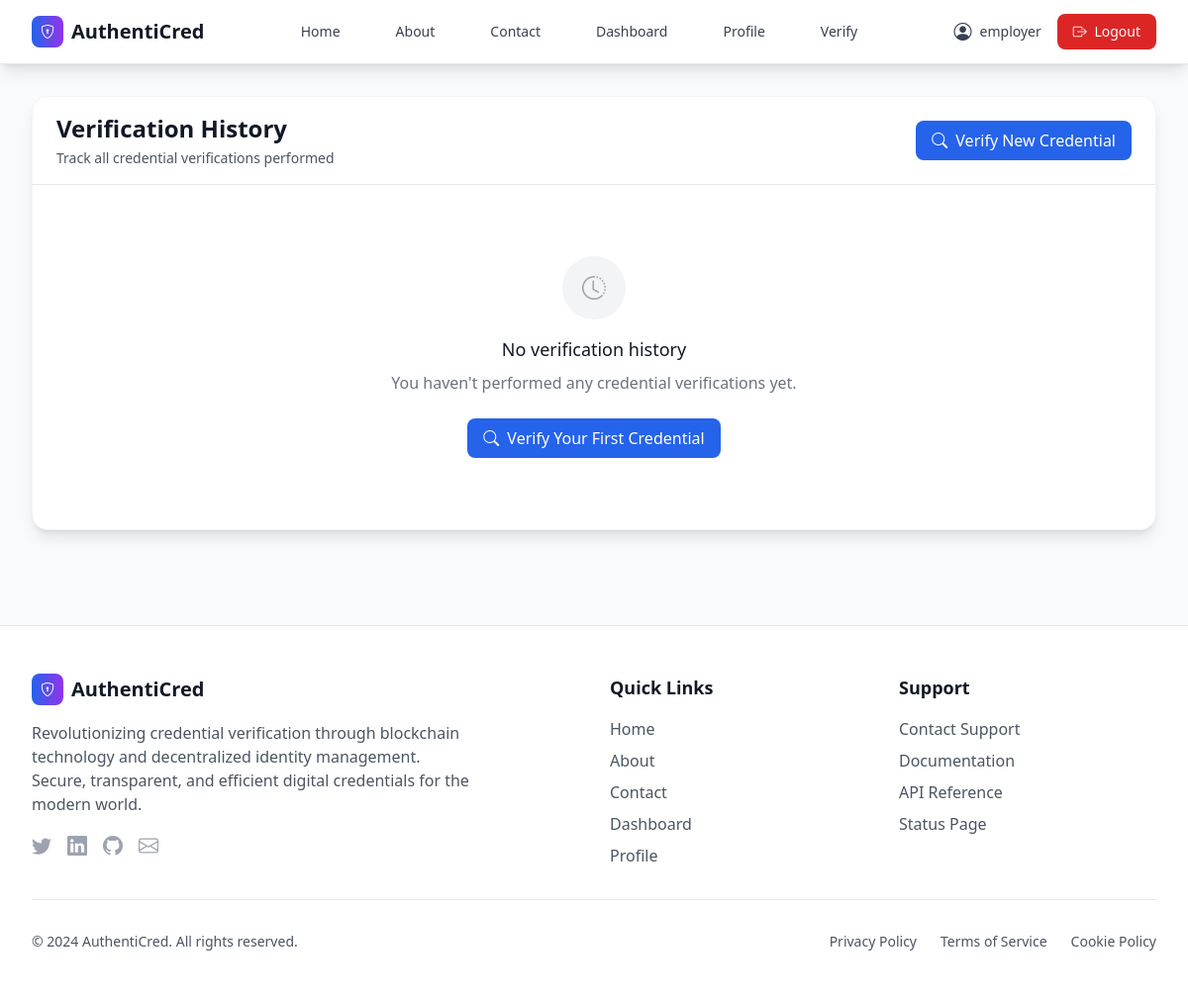
Page /credentials/verification-history/ (signed in) on the earlier database version.
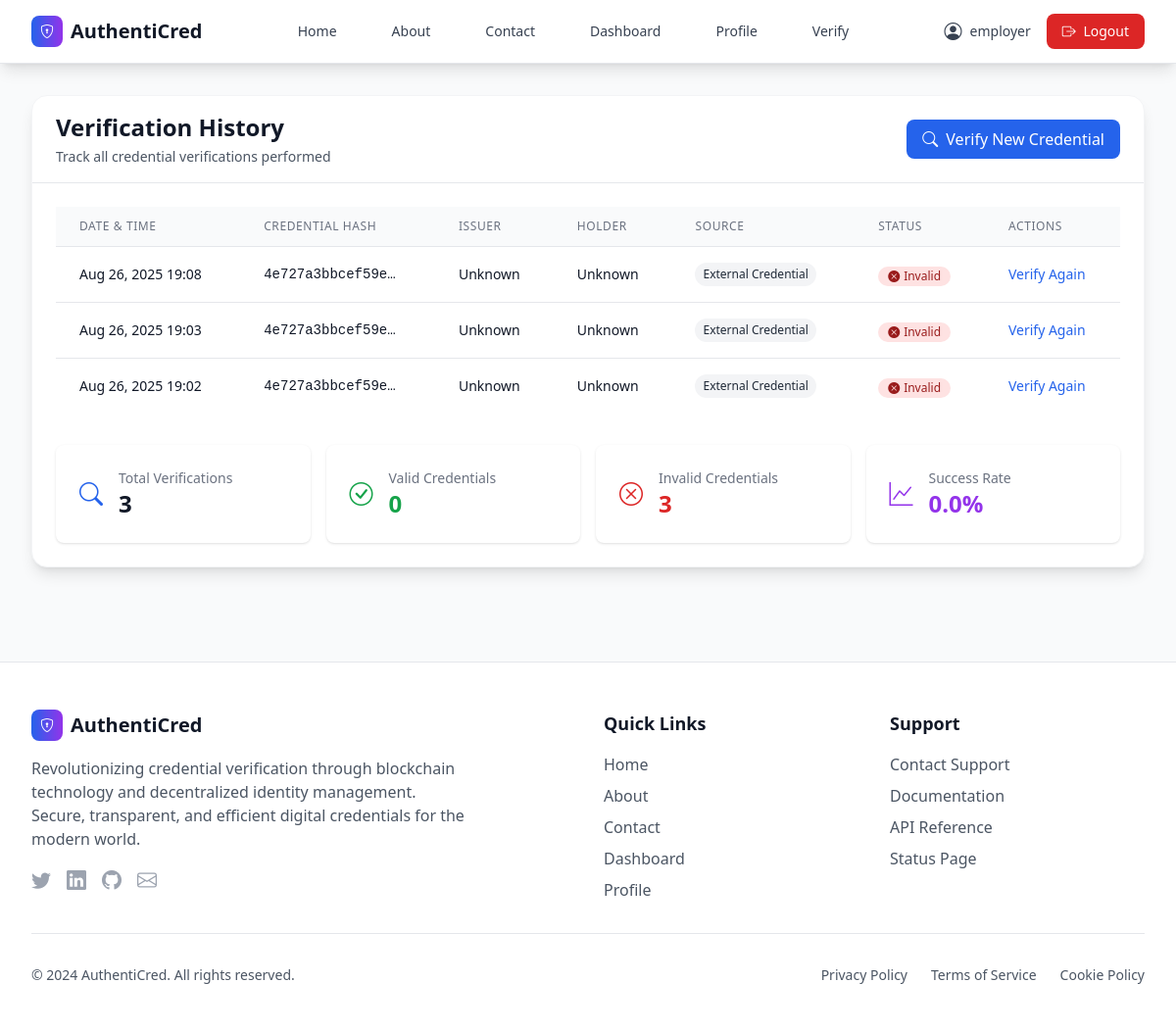
Same page on the later database version.
### credentials/models.py (models this page shows, shortened)
class VerificationRecord(models.Model):
    id = models.UUIDField(primary_key=True, default=uuid.uuid4, editable=False)
    verifier = models.ForeignKey('users.User', on_delete=models.CASCADE, related_name='verifications_performed')
    credential_hash = models.CharField(max_length=64, help_text="64-character hex hash of the credential")
    credential = models.ForeignKey(Credential, on_delete=models.SET_NULL, null=True, blank=True, related_name='verification_records')
    verification_date = models.DateTimeField(default=timezone.now)
    is_valid = models.BooleanField(default=False)
    verification_details = models.JSONField(default=dict, help_text="Detailed verification results")
    source = models.CharField(max_length=20, choices=[
        ('INTERNAL', 'Internal Database'),
        ('EXTERNAL', 'External Credential'),
    ], default='INTERNAL')
    class Meta:
        ordering = ['-verification_date']
        indexes = [
            models.Index(fields=['verifier', '-verification_date']),
            models.Index(fields=['credential_hash']),
        ]
    @property
    def issuer_name(self):
        if self.credential and self.credential.issuer:
            return self.credential.issuer.get_full_name() or self.credential.issuer.username
        return "Unknown"
    @property
    def holder_name(self):
        if self.credential and self.credential.holder:
            return self.credential.holder.get_full_name() or self.credential.holder.username
        return "Unknown"

### credentials/views.py (the view)
# urls.py: path('verification-history/', views.verification_history, name='verification_history'),
@login_required
def verification_history(request):
    if not request.user.is_verifier():
        messages.error(request, "Only verifiers can access verification history")
        return redirect('dashboard')
    verifications = VerificationRecord.objects.filter(verifier=request.user).select_related('credential').order_by('-verification_date')
    total_verifications = verifications.count()
    valid_verifications = verifications.filter(is_valid=True).count()
    invalid_verifications = verifications.filter(is_valid=False).count()
    success_rate = (valid_verifications / total_verifications * 100) if total_verifications > 0 else 0
    return render(request, 'credentials/verification_history.html', {
        'verifications': verifications,
        'total_verifications': total_verifications,
        'valid_verifications': valid_verifications,
        'invalid_verifications': invalid_verifications,
        'success_rate': round(success_rate, 1)
    })

### users/models.py (called while the page is built)
    def is_issuer(self):
        return self.user_type == 'INSTITUTION'

    def is_holder(self):
        return self.user_type == 'STUDENT'

    def is_verifier(self):
        return self.user_type == 'EMPLOYER'

### credentials/templates/credentials/verification_history.html (shortened to what the changed rows need)
{% extends 'users/base.html' %}
{% block content %}
<div class="max-w-6xl mx-auto">
    <div class="bg-white rounded-2xl shadow-lg border border-gray-100">
        <div class="px-6 py-4 border-b border-gray-200">
            <div class="flex items-center justify-between">
                <div>
                    <h2 class="text-2xl font-bold text-gray-900">Verification History</h2>
                </div>
            </div>
        </div>
        <div class="p-6">
            {% if verifications %}
            <div class="overflow-x-auto">
                <table class="min-w-full divide-y divide-gray-200">
                    <thead class="bg-gray-50">
                        <tr>
                            <th class="px-6 py-3 text-left text-xs font-medium text-gray-500 uppercase tracking-wider">
                                Date & Time
                            </th>
                            <th class="px-6 py-3 text-left text-xs font-medium text-gray-500 uppercase tracking-wider">
                                Credential Hash
                            </th>
                            <th class="px-6 py-3 text-left text-xs font-medium text-gray-500 uppercase tracking-wider">
                                Issuer
                            </th>
                            <th class="px-6 py-3 text-left text-xs font-medium text-gray-500 uppercase tracking-wider">
                                Holder
                            </th>
                            <th class="px-6 py-3 text-left text-xs font-medium text-gray-500 uppercase tracking-wider">
                                Source
                            </th>
                            <th class="px-6 py-3 text-left text-xs font-medium text-gray-500 uppercase tracking-wider">
                                Status
                            </th>
                            <th class="px-6 py-3 text-left text-xs font-medium text-gray-500 uppercase tracking-wider">
                                Actions
                            </th>
                        </tr>
                    </thead>
                    <tbody class="bg-white divide-y divide-gray-200">
                        {% for verification in verifications %}
                        <tr class="hover:bg-gray-50">
                            <td class="px-6 py-4 whitespace-nowrap text-sm text-gray-900">
                                {{ verification.verification_date|date:"M d, Y H:i" }}
                            </td>
                            <td class="px-6 py-4 whitespace-nowrap text-sm font-mono text-gray-900">
                                {{ verification.credential_hash|truncatechars:16 }}
                            </td>
                            <td class="px-6 py-4 whitespace-nowrap text-sm text-gray-900">
                                {{ verification.issuer_name }}
                            </td>
                            <td class="px-6 py-4 whitespace-nowrap text-sm text-gray-900">
                                {{ verification.holder_name }}
                            </td>
                            <td class="px-6 py-4 whitespace-nowrap text-sm text-gray-900">
                                <span class="inline-flex items-center px-2 py-1 rounded-full text-xs font-medium {% if verification.source == 'INTERNAL' %}bg-blue-100 text-blue-800{% else %}bg-gray-100 text-gray-800{% endif %}">
                                    {{ verification.get_source_display }}
                                </span>
                            </td>
                            <td class="px-6 py-4 whitespace-nowrap">
                                {% if verification.is_valid %}
                                <span class="inline-flex items-center px-2.5 py-0.5 rounded-full text-xs font-medium bg-green-100 text-green-800">
                                    <i class="bi bi-check-circle-fill mr-1"></i> Valid
                                </span>
                                {% else %}
                                <span class="inline-flex items-center px-2.5 py-0.5 rounded-full text-xs font-medium bg-red-100 text-red-800">
                                    <i class="bi bi-x-circle-fill mr-1"></i> Invalid
                                </span>
                                {% endif %}
                            </td>
                            <td class="px-6 py-4 whitespace-nowrap text-sm font-medium">
                                <a href="{% url 'verify_credential' %}?hash={{ verification.credential_hash }}" class="text-blue-600 hover:text-blue-900">Verify Again</a>
                            </td>
                        </tr>
                        {% endfor %}
                    </tbody>
                </table>
            </div>
            <div class="mt-8 grid grid-cols-1 md:grid-cols-4 gap-4">
                <div class="bg-white rounded-lg shadow p-6">
                    <div class="flex items-center">
                        <div class="flex-shrink-0">
                            <i class="bi bi-search text-blue-600 text-2xl"></i>
                        </div>
                        <div class="ml-4">
                            <p class="text-sm font-medium text-gray-500">Total Verifications</p>
                            <p class="text-2xl font-semibold text-gray-900">{{ total_verifications }}</p>
                        </div>
                    </div>
                </div>
                <div class="bg-white rounded-lg shadow p-6">
                    <div class="flex items-center">
                        <div class="flex-shrink-0">
                            <i class="bi bi-check-circle text-green-600 text-2xl"></i>
                        </div>
                        <div class="ml-4">
                            <p class="text-sm font-medium text-gray-500">Valid Credentials</p>
                            <p class="text-2xl font-semibold text-green-600">{{ valid_verifications }}</p>
                        </div>
                    </div>
                </div>
                <div class="bg-white rounded-lg shadow p-6">
                    <div class="flex items-center">
                        <div class="flex-shrink-0">
                            <i class="bi bi-x-circle text-red-600 text-2xl"></i>
                        </div>
                        <div class="ml-4">
                            <p class="text-sm font-medium text-gray-500">Invalid Credentials</p>
                            <p class="text-2xl font-semibold text-red-600">{{ invalid_verifications }}</p>
                        </div>
                    </div>
                </div>
                <div class="bg-white rounded-lg shadow p-6">
                    <div class="flex items-center">
                        <div class="flex-shrink-0">
                            <i class="bi bi-graph-up text-purple-600 text-2xl"></i>
                        </div>
                        <div class="ml-4">
                            <p class="text-sm font-medium text-gray-500">Success Rate</p>
                            <p class="text-2xl font-semibold text-purple-600">{{ success_rate }}%</p>
                        </div>
                    </div>
                </div>
            </div>
            {% else %}
            <div class="text-center py-12">
                <div class="w-16 h-16 bg-gray-100 rounded-full flex items-center justify-center mx-auto mb-4">
                    <i class="bi bi-clock-history text-gray-400 text-2xl"></i>
                </div>
                <h3 class="text-lg font-medium text-gray-900 mb-2">No verification history</h3>
                <p class="text-gray-500 mb-6">You haven't performed any credential verifications yet.</p>
                <a href="{% url 'verify_credential' %}" class="inline-flex items-center px-4 py-2 bg-blue-600 hover:bg-blue-700 text-white rounded-lg font-medium transition-colors">
                    <i class="bi bi-search mr-2"></i> Verify Your First Credential
                </a>
            </div>
            {% endif %}
        </div>
    </div>
</div>
{% endblock %}

Differences in the rows shown:
added VerificationRecord: verification_date "Aug 26, 2025 19:08", credential_hash "4e727a3bbcef59e…", issuer_name "Unknown", holder_name "Unknown", source "External Credential", is_valid False (drawn)
added VerificationRecord: verification_date "Aug 26, 2025 19:03", credential_hash "4e727a3bbcef59e…", issuer_name "Unknown", holder_name "Unknown", source "External Credential", is_valid False (drawn)
added VerificationRecord: verification_date "Aug 26, 2025 19:02", credential_hash "4e727a3bbcef59e…", issuer_name "Unknown", holder_name "Unknown", source "External Credential", is_valid False (drawn)
Other differences:
{{ total_verifications }}: (not shown) → "3"
{{ valid_verifications }}: (not shown) → "0"
{{ invalid_verifications }}: (not shown) → "3"
{{ success_rate }}: (not shown) → "0.0"
text no longer shown: "No verification history You haven't performed any credential verifications yet. Verify Your First Credential"
text now shown: "DATE & TIME CREDENTIAL HASH ISSUER HOLDER SOURCE STATUS ACTIONS Total Verifications Valid Credentials Invalid Credentials Success Rate %"
